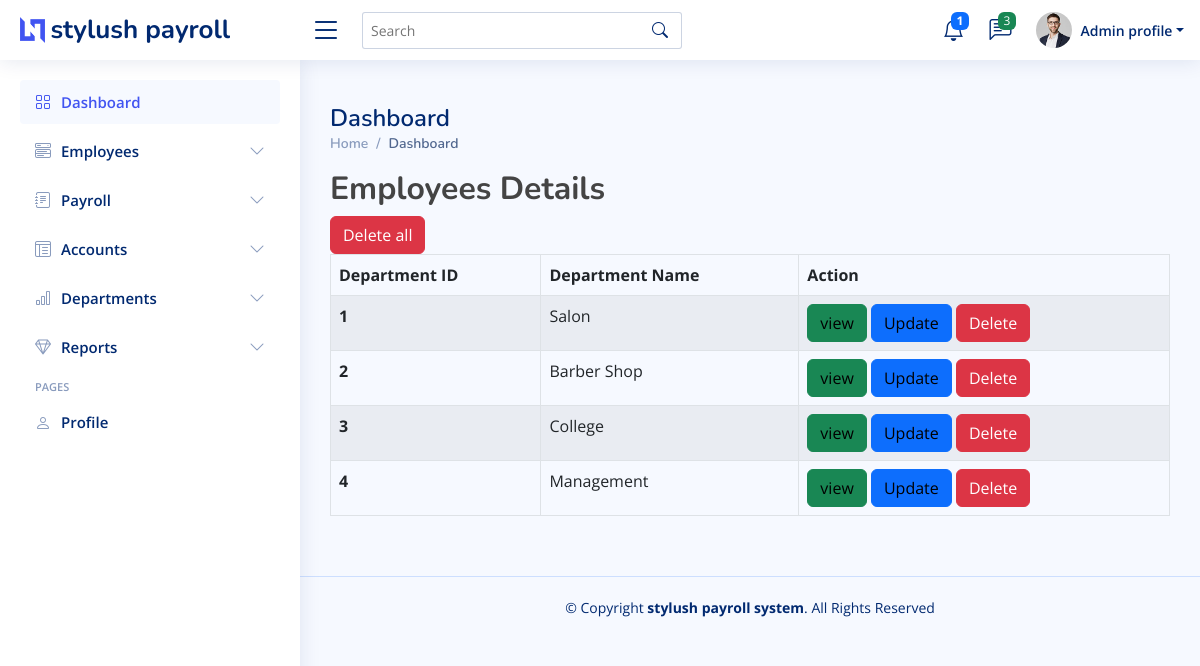
Page /home/manageDepartments/ on the committed database.
### first/models.py (models this page shows, shortened)
class Department(models.Model):
    id = models.IntegerField(primary_key=True)
    name = models.CharField(max_length=255)

### first/departmentViews.py (the view)
# urls.py: path('manageDepartments/', departmentViews.departmentList, name='manageDepartments'),
def departmentList(request):
    departments = Department.objects.all()
    context = {'departments' : departments}
    return render(request,'Dashboard/manageDepartments.html', context)

### first/templates/Dashboard/manageDepartments.html (shortened to what this page needs)
  <!DOCTYPE html>
{% load static %}
<html lang="en">
<head>
  <link href="{% static 'vendor/bootstrap/css/bootstrap.min.css' %}" rel="stylesheet">
  <link href="{% static 'vendor/bootstrap-icons/bootstrap-icons.css' %}" rel="stylesheet">
  <link href="{% static 'vendor/boxicons/css/boxicons.min.css' %}" rel="stylesheet">
  <link href="{% static 'vendor/quill/quill.snow.css' %}" rel="stylesheet">
  <link href="{% static 'vendor/quill/quill.bubble.css' %}" rel="stylesheet">
  <link href="{% static 'vendor/remixicon/remixicon.css' %}" rel="stylesheet">
  <link href="{% static 'vendor/simple-datatables/style.css' %}" rel="stylesheet">
  <link href="{% static 'css/style.css' %}" rel="stylesheet">
</head>
<body>
  <header id="header" class="header fixed-top d-flex align-items-center">
    <div class="d-flex align-items-center justify-content-between">
      <a href="{% url 'index' %}" class="logo d-flex align-items-center">
        <img src="{% static 'img/logo.png'  %}" alt="">
        <span class="d-none d-lg-block">stylush payroll</span>
      </a>
      <i class="bi bi-list toggle-sidebar-btn"></i>
    </div>
    <div class="search-bar">
      <form class="search-form d-flex align-items-center" method="POST" action="#">
        <input type="text" name="query" placeholder="Search" title="Enter search keyword">
        <button type="submit" title="Search"><i class="bi bi-search"></i></button>
      </form>
    </div>
    <nav class="header-nav ms-auto">
      <ul class="d-flex align-items-center">
        <li class="nav-item dropdown">
          <a class="nav-link nav-icon" href="#" data-bs-toggle="dropdown">
            <i class="bi bi-bell"></i>
            <span class="badge bg-primary badge-number"><b>1</b></span>
          </a>
        </li>
        <li class="nav-item dropdown">
          <a class="nav-link nav-icon" href="#" data-bs-toggle="dropdown">
            <i class="bi bi-chat-left-text"></i>
            <span class="badge bg-success badge-number">3</span>
          </a>
        <li class="nav-item dropdown pe-3">
          <a class="nav-link nav-profile d-flex align-items-center pe-0" href="#" data-bs-toggle="dropdown">
            <img src="{% static 'img/profile-img.jpg'   %}" alt="Profile" class="rounded-circle">
            <span class="d-none d-md-block dropdown-toggle ps-2">Admin profile</span>
          </a>
        </li>
      </ul>
    </nav>
  </header>
  <aside id="sidebar" class="sidebar">
    <ul class="sidebar-nav" id="sidebar-nav">
      <li class="nav-item">
        <a class="nav-link " href="{% url 'index' %}">
          <i class="bi bi-grid"></i>
          <span>Dashboard</span>
        </a>
      </li>
      <li class="nav-item">
        <a class="nav-link collapsed" data-bs-target="#components-nav" data-bs-toggle="collapse" href="#">
          <i class="bi bi-menu-button-wide"></i><span>Employees</span><i class="bi bi-chevron-down ms-auto"></i>
        </a>
      </li>
      <li class="nav-item">
        <a class="nav-link collapsed" data-bs-target="#forms-nav" data-bs-toggle="collapse" href="#">
          <i class="bi bi-journal-text"></i><span>Payroll</span><i class="bi bi-chevron-down ms-auto"></i>
        </a>
      </li>
      <li class="nav-item">
        <a class="nav-link collapsed" data-bs-target="#tables-nav" data-bs-toggle="collapse" href="#">
          <i class="bi bi-layout-text-window-reverse"></i><span>Accounts</span><i class="bi bi-chevron-down ms-auto"></i>
        </a>
      </li>
      <li class="nav-item">
        <a class="nav-link collapsed" data-bs-target="#charts-nav" data-bs-toggle="collapse" href="#">
          <i class="bi bi-bar-chart"></i><span>Departments</span><i class="bi bi-chevron-down ms-auto"></i>
        </a>
      </li>
      <li class="nav-item">
        <a class="nav-link collapsed" data-bs-target="#icons-nav" data-bs-toggle="collapse" href="#">
          <i class="bi bi-gem"></i><span>Reports</span><i class="bi bi-chevron-down ms-auto"></i>
        </a>
      </li>
      <li class="nav-heading">Pages</li>
      <li class="nav-item">
        <a class="nav-link collapsed" href="{% url 'profile'   %}">
          <i class="bi bi-person"></i>
          <span>Profile</span>
        </a>
      </li>
    </ul>
  </aside>
                                           END SIDE BAR
<main id="main" class="main">
  <div class="pagetitle">
    <h1>Dashboard</h1>
    <nav>
      <ol class="breadcrumb">
        <li class="breadcrumb-item"><a href="{% url 'index' %}">Home</a></li>
        <li class="breadcrumb-item active">Dashboard</li>
      </ol>
    </nav>
  </div>
  <section class="section dashboard">
    <div class="row">
      <div class="container-xl">
        <div class="table-responsive">
            <div class="table-wrapper">
                <div class="table-title">
                    <div class="row">
                        <div class="col-sm-8"><h2><b>Employees</b> <b>Details</b></h2></div>
                    </div>
                </div>
                <div class="row">
                  <form method="POST" action="{% url 'departments_delete' %}" enctype="multipart/form-data">
                    <button type="submit" class="btn btn-danger">Delete all</button>
                </form>
                </div>
                <table class="table table-striped table-hover table-bordered">
                    <thead>
                        <tr>
                            <th scope="col">Department ID</th>
                            <th scope="col">Department Name</th>
                            <th scope="col"> Action</th>
                        </tr>
                    </thead>
                    <tbody>
                      {% for department in departments  %}
                      <tr>
                        <th>{{ department.id }}</th>
                        <td scope="row">{{ department.name }}</td>
                        <td>
                          <button class="btn btn-success"><a class="lin" href="{% url 'department_detail' department.id %}">view</a></button>
                          <button class="btn btn-primary"><a class="lin" href="">Update</a></button>
                          <button action="{% url 'removeDepartment' department.id %}" class="btn btn-danger">Delete</button>
                        </td>
                      </tr>
                      {% endfor %}
                    </tbody>
                </table>
            </div>
        </div>
    </div>
    </div>
  </section>
</main>
  <footer id="footer" class="footer">
    <div class="copyright">
      &copy; Copyright <strong><span>stylush payroll system</span></strong>. All Rights Reserved
    </div>
  </footer>
</body>
</html>

### static/css/style.css (style rules this page uses)
:root { scroll-behavior: smooth; }
body { font-family: "Open Sans", sans-serif; background: #f6f9ff; color: #444444; }
a { color: #4154f1; text-decoration: none; }
h1, h2, h3, h4, h5, h6 { font-family: "Nunito", sans-serif; }
#main { margin-top: 60px; padding: 20px 30px; transition: all 0.3s; }
.pagetitle { margin-bottom: 10px; }
.pagetitle h1 { font-size: 24px; margin-bottom: 0; font-weight: 600; color: #012970; }
.breadcrumb { font-size: 14px; font-family: "Nunito", sans-serif; color: #899bbd; font-weight: 600; }
.breadcrumb a { color: #899bbd; transition: 0.3s; }
.breadcrumb .breadcrumb-item::before { color: #899bbd; }
.breadcrumb .active { color: #51678f; font-weight: 600; }
.logo { line-height: 1; }
@media (min-width: 1200px) { .logo { width: 280px; } }
.logo img { max-height: 26px; margin-right: 6px; }
.logo span { font-size: 26px; font-weight: 700; color: #012970; font-family: "Nunito", sans-serif; }
.header { transition: all 0.5s; z-index: 997; height: 60px; box-shadow: 0px 2px 20px rgba(1, 41, 112, 0.1); background-color: #fff; padding-left: 20px; }
.header .toggle-sidebar-btn { font-size: 32px; padding-left: 10px; cursor: pointer; color: #012970; }
.header .search-bar { min-width: 360px; padding: 0 20px; }
.header .search-form { width: 100%; }
.header .search-form input { border: 0; font-size: 14px; color: #012970; border: 1px solid rgba(1, 41, 112, 0.2); padding: 7px 38px 7px 8px; border-radius: 3px; transition: 0.3s; width: 100%; }
.header .search-form button { border: 0; padding: 0; margin-left: -30px; background: none; }
.header .search-form button i { color: #012970; }
.header-nav ul { list-style: none; }
.header-nav>ul { margin: 0; padding: 0; }
.header-nav .nav-icon { font-size: 22px; color: #012970; margin-right: 25px; position: relative; }
.header-nav .nav-profile { color: #012970; }
.header-nav .nav-profile img { max-height: 36px; }
.header-nav .nav-profile span { font-size: 14px; font-weight: 600; }
.header-nav .badge-number { position: absolute; inset: -2px -5px auto auto; font-weight: normal; font-size: 12px; padding: 3px 6px; }
.sidebar { position: fixed; top: 60px; left: 0; bottom: 0; width: 300px; z-index: 996; transition: all 0.3s; padding: 20px; overflow-y: auto; scrollbar-width: thin; scrollbar-color: #aab7cf transparent; box-shadow: 0px 0px 20px rgba(1, 41, 112, 0.1); background-color: #fff; }
@media (min-width: 1200px) { #main, #footer { margin-left: 300px; } }
.sidebar-nav { padding: 0; margin: 0; list-style: none; }
.sidebar-nav li { padding: 0; margin: 0; list-style: none; }
.sidebar-nav .nav-item { margin-bottom: 5px; }
.sidebar-nav .nav-heading { font-size: 11px; text-transform: uppercase; color: #899bbd; font-weight: 600; margin: 10px 0 5px 15px; }
.sidebar-nav .nav-link { display: flex; align-items: center; font-size: 15px; font-weight: 600; color: #4154f1; transition: 0.3; background: #f6f9ff; padding: 10px 15px; border-radius: 4px; }
.sidebar-nav .nav-link i { font-size: 16px; margin-right: 10px; color: #4154f1; }
.sidebar-nav .nav-link.collapsed { color: #012970; background: #fff; }
.sidebar-nav .nav-link.collapsed i { color: #899bbd; }
.sidebar-nav .nav-link .bi-chevron-down { margin-right: 0; transition: transform 0.2s ease-in-out; }
.footer { padding: 20px 0; font-size: 14px; transition: all 0.3s; border-top: 1px solid #cddfff; }
.footer .copyright { text-align: center; color: #012970; }

### first/templates/Dashboard/manageDepartments.html (style rules this page uses)
.lin { color : black; }

### rows in the picture
Department: id "1", name "Salon"
Department: id "2", name "Barber Shop"
Department: id "3", name "College"
Department: id "4", name "Management"
